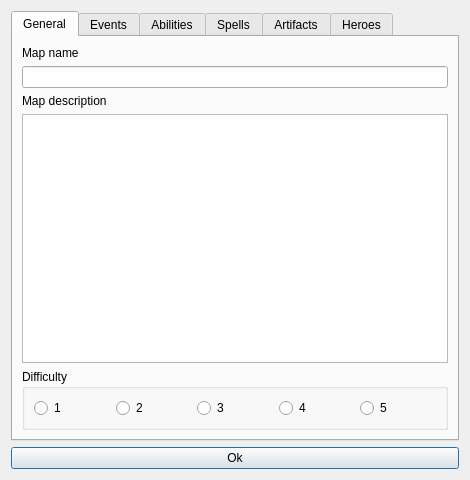
<?xml version="1.0" encoding="UTF-8"?>
<ui version="4.0">
 <class>MapSettings</class>
 <widget class="QDialog" name="MapSettings">
  <property name="windowModality">
   <enum>Qt::ApplicationModal</enum>
  </property>
  <property name="geometry">
   <rect>
    <x>0</x>
    <y>0</y>
    <width>470</width>
    <height>480</height>
   </rect>
  </property>
  <property name="sizePolicy">
   <sizepolicy hsizetype="MinimumExpanding" vsizetype="MinimumExpanding">
    <horstretch>0</horstretch>
    <verstretch>0</verstretch>
   </sizepolicy>
  </property>
  <property name="windowTitle">
   <string>Map settings</string>
  </property>
  <layout class="QGridLayout" name="gridLayout">
   <item row="2" column="1">
    <widget class="QPushButton" name="pushButton">
     <property name="text">
      <string>Ok</string>
     </property>
    </widget>
   </item>
   <item row="1" column="1">
    <widget class="QTabWidget" name="tabWidget">
     <property name="currentIndex">
      <number>0</number>
     </property>
     <widget class="QWidget" name="tab">
      <attribute name="title">
       <string>General</string>
      </attribute>
      <layout class="QVBoxLayout" name="verticalLayout">
       <item>
        <widget class="QLabel" name="label">
         <property name="text">
          <string>Map name</string>
         </property>
        </widget>
       </item>
       <item>
        <widget class="QLineEdit" name="mapNameEdit"/>
       </item>
       <item>
        <widget class="QLabel" name="label_2">
         <property name="text">
          <string>Map description</string>
         </property>
        </widget>
       </item>
       <item>
        <widget class="QPlainTextEdit" name="mapDescriptionEdit"/>
       </item>
       <item>
        <widget class="QGroupBox" name="groupBox">
         <property name="title">
          <string>Difficulty</string>
         </property>
         <layout class="QHBoxLayout" name="horizontalLayout_2">
          <item>
           <widget class="QRadioButton" name="diffRadio1">
            <property name="text">
             <string notr="true">1</string>
            </property>
           </widget>
          </item>
          <item>
           <widget class="QRadioButton" name="diffRadio2">
            <property name="text">
             <string notr="true">2</string>
            </property>
           </widget>
          </item>
          <item>
           <widget class="QRadioButton" name="diffRadio3">
            <property name="text">
             <string notr="true">3</string>
            </property>
           </widget>
          </item>
          <item>
           <widget class="QRadioButton" name="diffRadio4">
            <property name="text">
             <string notr="true">4</string>
            </property>
           </widget>
          </item>
          <item>
           <widget class="QRadioButton" name="diffRadio5">
            <property name="text">
             <string notr="true">5</string>
            </property>
           </widget>
          </item>
         </layout>
        </widget>
       </item>
      </layout>
     </widget>
     <widget class="QWidget" name="tab_6">
      <attribute name="title">
       <string>Events</string>
      </attribute>
      <layout class="QVBoxLayout" name="verticalLayout_6">
       <item>
        <widget class="QTabWidget" name="tabWidget_2">
         <property name="currentIndex">
          <number>1</number>
         </property>
         <widget class="QWidget" name="tab_7">
          <attribute name="title">
           <string>Victory</string>
          </attribute>
          <layout class="QVBoxLayout" name="verticalLayout_7">
           <item>
            <layout class="QHBoxLayout" name="horizontalLayout">
             <property name="rightMargin">
              <number>0</number>
             </property>
             <property name="bottomMargin">
              <number>0</number>
             </property>
             <item>
              <widget class="QLabel" name="label_3">
               <property name="text">
                <string>Victory message</string>
               </property>
              </widget>
             </item>
             <item>
              <widget class="QLineEdit" name="victoryMessageEdit"/>
             </item>
            </layout>
           </item>
           <item>
            <widget class="QComboBox" name="victoryComboBox"/>
           </item>
           <item>
            <widget class="QCheckBox" name="onlyForHumansCheck">
             <property name="text">
              <string>Only for human players</string>
             </property>
            </widget>
           </item>
           <item>
            <widget class="QCheckBox" name="standardVictoryCheck">
             <property name="text">
              <string>Allow standard victory</string>
             </property>
            </widget>
           </item>
           <item>
            <widget class="QGroupBox" name="victoryParams">
             <property name="sizePolicy">
              <sizepolicy hsizetype="Preferred" vsizetype="Expanding">
               <horstretch>0</horstretch>
               <verstretch>0</verstretch>
              </sizepolicy>
             </property>
             <property name="title">
              <string>Parameters</string>
             </property>
             <layout class="QVBoxLayout" name="verticalLayout_9">
              <property name="topMargin">
               <number>12</number>
              </property>
              <item>
               <layout class="QVBoxLayout" name="victoryParamsLayout"/>
              </item>
             </layout>
            </widget>
           </item>
          </layout>
         </widget>
         <widget class="QWidget" name="tab_8">
          <attribute name="title">
           <string>Loss</string>
          </attribute>
          <layout class="QFormLayout" name="formLayout_2">
           <item row="1" column="0" colspan="2">
            <widget class="QComboBox" name="loseComboBox"/>
           </item>
           <item row="2" column="0" colspan="2">
            <widget class="QCheckBox" name="standardLoseCheck">
             <property name="text">
              <string>7 days without castle</string>
             </property>
            </widget>
           </item>
           <item row="0" column="0">
            <widget class="QLabel" name="label_4">
             <property name="text">
              <string>Defeat message</string>
             </property>
            </widget>
           </item>
           <item row="0" column="1">
            <widget class="QLineEdit" name="defeatMessageEdit"/>
           </item>
           <item row="3" column="0" colspan="2">
            <widget class="QGroupBox" name="loseParams">
             <property name="sizePolicy">
              <sizepolicy hsizetype="Preferred" vsizetype="Expanding">
               <horstretch>0</horstretch>
               <verstretch>0</verstretch>
              </sizepolicy>
             </property>
             <property name="title">
              <string>Parameters</string>
             </property>
             <layout class="QVBoxLayout" name="verticalLayout_11">
              <item>
               <layout class="QVBoxLayout" name="loseParamsLayout"/>
              </item>
             </layout>
            </widget>
           </item>
          </layout>
         </widget>
        </widget>
       </item>
      </layout>
     </widget>
     <widget class="QWidget" name="tab_2">
      <attribute name="title">
       <string>Abilities</string>
      </attribute>
      <layout class="QVBoxLayout" name="verticalLayout_2">
       <item>
        <widget class="QListWidget" name="listAbilities">
         <property name="horizontalScrollMode">
          <enum>QAbstractItemView::ScrollPerItem</enum>
         </property>
         <property name="isWrapping" stdset="0">
          <bool>true</bool>
         </property>
         <property name="resizeMode">
          <enum>QListView::Adjust</enum>
         </property>
         <property name="layoutMode">
          <enum>QListView::Batched</enum>
         </property>
         <property name="batchSize">
          <number>30</number>
         </property>
        </widget>
       </item>
      </layout>
     </widget>
     <widget class="QWidget" name="tab_3">
      <attribute name="title">
       <string>Spells</string>
      </attribute>
      <layout class="QVBoxLayout" name="verticalLayout_3">
       <item>
        <widget class="QListWidget" name="listSpells">
         <property name="editTriggers">
          <set>QAbstractItemView::NoEditTriggers</set>
         </property>
         <property name="horizontalScrollMode">
          <enum>QAbstractItemView::ScrollPerItem</enum>
         </property>
         <property name="isWrapping" stdset="0">
          <bool>true</bool>
         </property>
         <property name="layoutMode">
          <enum>QListView::Batched</enum>
         </property>
         <property name="batchSize">
          <number>30</number>
         </property>
        </widget>
       </item>
      </layout>
     </widget>
     <widget class="QWidget" name="tab_4">
      <attribute name="title">
       <string>Artifacts</string>
      </attribute>
      <layout class="QVBoxLayout" name="verticalLayout_4">
       <item>
        <widget class="QListWidget" name="listArts">
         <property name="editTriggers">
          <set>QAbstractItemView::NoEditTriggers</set>
         </property>
         <property name="horizontalScrollMode">
          <enum>QAbstractItemView::ScrollPerItem</enum>
         </property>
         <property name="isWrapping" stdset="0">
          <bool>true</bool>
         </property>
         <property name="layoutMode">
          <enum>QListView::Batched</enum>
         </property>
         <property name="batchSize">
          <number>30</number>
         </property>
        </widget>
       </item>
      </layout>
     </widget>
     <widget class="QWidget" name="tab_5">
      <attribute name="title">
       <string>Heroes</string>
      </attribute>
      <layout class="QVBoxLayout" name="verticalLayout_5">
       <item>
        <widget class="QListWidget" name="listHeroes">
         <property name="editTriggers">
          <set>QAbstractItemView::NoEditTriggers</set>
         </property>
         <property name="horizontalScrollMode">
          <enum>QAbstractItemView::ScrollPerItem</enum>
         </property>
         <property name="isWrapping" stdset="0">
          <bool>true</bool>
         </property>
         <property name="layoutMode">
          <enum>QListView::Batched</enum>
         </property>
         <property name="batchSize">
          <number>30</number>
         </property>
        </widget>
       </item>
      </layout>
     </widget>
    </widget>
   </item>
  </layout>
 </widget>
 <resources/>
 <connections/>
</ui>
